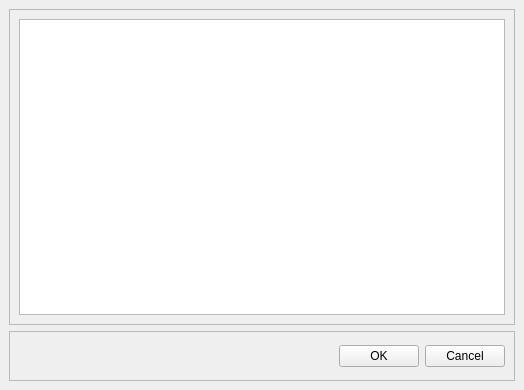
<?xml version="1.0" encoding="UTF-8"?>
<ui version="4.0">
 <class>FileEditorWindow</class>
 <widget class="QMainWindow" name="FileEditorWindow">
  <property name="geometry">
   <rect>
    <x>0</x>
    <y>0</y>
    <width>524</width>
    <height>390</height>
   </rect>
  </property>
  <property name="windowTitle">
   <string>MainWindow</string>
  </property>
  <widget class="QWidget" name="centralwidget">
   <layout class="QVBoxLayout" name="verticalLayout">
    <item>
     <widget class="QFrame" name="frame_2">
      <property name="minimumSize">
       <size>
        <width>500</width>
        <height>300</height>
       </size>
      </property>
      <property name="maximumSize">
       <size>
        <width>16777215</width>
        <height>16777215</height>
       </size>
      </property>
      <property name="frameShape">
       <enum>QFrame::StyledPanel</enum>
      </property>
      <property name="frameShadow">
       <enum>QFrame::Raised</enum>
      </property>
      <layout class="QGridLayout" name="gridLayout_2">
       <item row="0" column="0">
        <widget class="QTextEdit" name="FileEditorBox">
         <property name="sizePolicy">
          <sizepolicy hsizetype="Expanding" vsizetype="Expanding">
           <horstretch>0</horstretch>
           <verstretch>0</verstretch>
          </sizepolicy>
         </property>
         <property name="minimumSize">
          <size>
           <width>0</width>
           <height>0</height>
          </size>
         </property>
         <property name="maximumSize">
          <size>
           <width>16777215</width>
           <height>16777215</height>
          </size>
         </property>
         <property name="sizeAdjustPolicy">
          <enum>QAbstractScrollArea::AdjustToContents</enum>
         </property>
        </widget>
       </item>
      </layout>
     </widget>
    </item>
    <item>
     <widget class="QFrame" name="frame">
      <property name="minimumSize">
       <size>
        <width>0</width>
        <height>50</height>
       </size>
      </property>
      <property name="maximumSize">
       <size>
        <width>16777215</width>
        <height>50</height>
       </size>
      </property>
      <property name="frameShape">
       <enum>QFrame::StyledPanel</enum>
      </property>
      <property name="frameShadow">
       <enum>QFrame::Raised</enum>
      </property>
      <layout class="QGridLayout" name="gridLayout">
       <item row="0" column="0">
        <spacer name="horizontalSpacer">
         <property name="orientation">
          <enum>Qt::Horizontal</enum>
         </property>
         <property name="sizeHint" stdset="0">
          <size>
           <width>305</width>
           <height>20</height>
          </size>
         </property>
        </spacer>
       </item>
       <item row="0" column="1">
        <widget class="QPushButton" name="OK_button">
         <property name="text">
          <string>OK</string>
         </property>
        </widget>
       </item>
       <item row="0" column="2">
        <widget class="QPushButton" name="Cancel_button">
         <property name="text">
          <string>Cancel</string>
         </property>
        </widget>
       </item>
      </layout>
     </widget>
    </item>
   </layout>
  </widget>
 </widget>
 <resources/>
 <connections/>
</ui>
